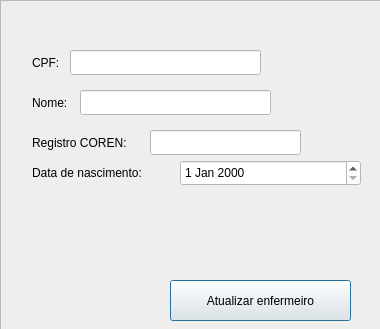
<?xml version="1.0" encoding="UTF-8"?>
<ui version="4.0">
 <class>UpdateNurseWindow</class>
 <widget class="QMainWindow" name="UpdateNurseWindow">
  <property name="geometry">
   <rect>
    <x>0</x>
    <y>0</y>
    <width>380</width>
    <height>329</height>
   </rect>
  </property>
  <property name="windowTitle">
   <string>Atualizar enfermeiro</string>
  </property>
  <widget class="QWidget" name="centralwidget">
   <widget class="QFrame" name="frame">
    <property name="geometry">
     <rect>
      <x>0</x>
      <y>0</y>
      <width>381</width>
      <height>331</height>
     </rect>
    </property>
    <property name="styleSheet">
     <string notr="true">background-color: rgb(238, 238, 236);</string>
    </property>
    <property name="frameShape">
     <enum>QFrame::StyledPanel</enum>
    </property>
    <property name="frameShadow">
     <enum>QFrame::Raised</enum>
    </property>
    <widget class="QLineEdit" name="lineEdit">
     <property name="geometry">
      <rect>
       <x>30</x>
       <y>50</y>
       <width>131</width>
       <height>25</height>
      </rect>
     </property>
     <property name="text">
      <string>CPF:</string>
     </property>
     <property name="frame">
      <bool>false</bool>
     </property>
     <property name="readOnly">
      <bool>true</bool>
     </property>
    </widget>
    <widget class="QLineEdit" name="lineEdit_2">
     <property name="geometry">
      <rect>
       <x>30</x>
       <y>90</y>
       <width>51</width>
       <height>25</height>
      </rect>
     </property>
     <property name="text">
      <string>Nome:</string>
     </property>
     <property name="frame">
      <bool>false</bool>
     </property>
     <property name="readOnly">
      <bool>true</bool>
     </property>
    </widget>
    <widget class="QLineEdit" name="cpf">
     <property name="geometry">
      <rect>
       <x>70</x>
       <y>50</y>
       <width>191</width>
       <height>25</height>
      </rect>
     </property>
     <property name="styleSheet">
      <string notr="true">background-color: rgb(255, 255, 255);</string>
     </property>
    </widget>
    <widget class="QLineEdit" name="nome">
     <property name="geometry">
      <rect>
       <x>80</x>
       <y>90</y>
       <width>191</width>
       <height>25</height>
      </rect>
     </property>
     <property name="styleSheet">
      <string notr="true">background-color: rgb(255, 255, 255);</string>
     </property>
    </widget>
    <widget class="QLineEdit" name="lineEdit_5">
     <property name="geometry">
      <rect>
       <x>30</x>
       <y>160</y>
       <width>141</width>
       <height>25</height>
      </rect>
     </property>
     <property name="text">
      <string>Data de nascimento:</string>
     </property>
     <property name="frame">
      <bool>false</bool>
     </property>
     <property name="readOnly">
      <bool>true</bool>
     </property>
    </widget>
    <widget class="QPushButton" name="updateNurseButton">
     <property name="geometry">
      <rect>
       <x>170</x>
       <y>280</y>
       <width>181</width>
       <height>41</height>
      </rect>
     </property>
     <property name="text">
      <string>Atualizar enfermeiro</string>
     </property>
     <property name="default">
      <bool>true</bool>
     </property>
    </widget>
    <widget class="QLineEdit" name="lineEdit_13">
     <property name="geometry">
      <rect>
       <x>30</x>
       <y>130</y>
       <width>131</width>
       <height>25</height>
      </rect>
     </property>
     <property name="text">
      <string>Registro COREN:</string>
     </property>
     <property name="frame">
      <bool>false</bool>
     </property>
     <property name="readOnly">
      <bool>true</bool>
     </property>
    </widget>
    <widget class="QLineEdit" name="coren">
     <property name="geometry">
      <rect>
       <x>150</x>
       <y>130</y>
       <width>151</width>
       <height>25</height>
      </rect>
     </property>
     <property name="styleSheet">
      <string notr="true">background-color: rgb(255, 255, 255);</string>
     </property>
    </widget>
    <widget class="QDateEdit" name="dateEdit">
     <property name="geometry">
      <rect>
       <x>180</x>
       <y>160</y>
       <width>181</width>
       <height>26</height>
      </rect>
     </property>
     <property name="styleSheet">
      <string notr="true">background-color: rgb(255, 255, 255);</string>
     </property>
    </widget>
   </widget>
  </widget>
 </widget>
 <resources/>
 <connections/>
</ui>
